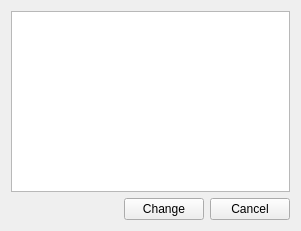
<ui version="4.0" >
 <class>topicConfigDialogClass</class>
 <widget class="QWidget" name="topicConfigDialogClass" >
  <property name="geometry" >
   <rect>
    <x>0</x>
    <y>0</y>
    <width>301</width>
    <height>231</height>
   </rect>
  </property>
  <property name="windowTitle" >
   <string>Change topic</string>
  </property>
  <layout class="QGridLayout" >
   <item row="1" column="0" >
    <layout class="QHBoxLayout" >
     <item>
      <spacer>
       <property name="orientation" >
        <enum>Qt::Horizontal</enum>
       </property>
       <property name="sizeHint" >
        <size>
         <width>40</width>
         <height>20</height>
        </size>
       </property>
      </spacer>
     </item>
     <item>
      <widget class="QPushButton" name="changeButton" >
       <property name="text" >
        <string>Change</string>
       </property>
      </widget>
     </item>
     <item>
      <widget class="QPushButton" name="cancelButton" >
       <property name="text" >
        <string>Cancel</string>
       </property>
      </widget>
     </item>
    </layout>
   </item>
   <item row="0" column="0" >
    <widget class="QTextEdit" name="topicEdit" />
   </item>
  </layout>
 </widget>
 <resources/>
 <connections>
  <connection>
   <sender>changeButton</sender>
   <signal>clicked()</signal>
   <receiver>topicConfigDialogClass</receiver>
   <slot>accept()</slot>
   <hints>
    <hint type="sourcelabel" >
     <x>20</x>
     <y>20</y>
    </hint>
    <hint type="destinationlabel" >
     <x>20</x>
     <y>20</y>
    </hint>
   </hints>
  </connection>
  <connection>
   <sender>cancelButton</sender>
   <signal>clicked()</signal>
   <receiver>topicConfigDialogClass</receiver>
   <slot>close()</slot>
   <hints>
    <hint type="sourcelabel" >
     <x>146</x>
     <y>180</y>
    </hint>
    <hint type="destinationlabel" >
     <x>146</x>
     <y>99</y>
    </hint>
   </hints>
  </connection>
 </connections>
</ui>
